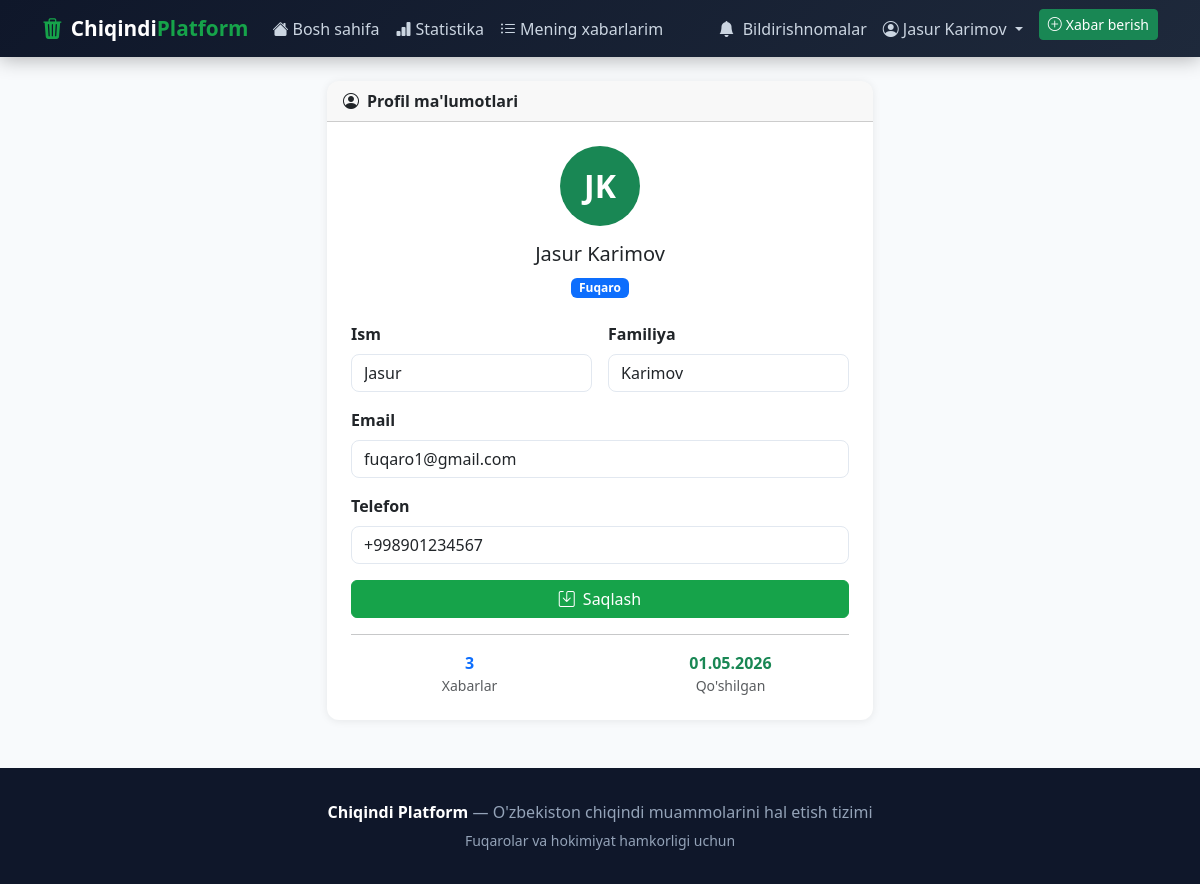
The app's page /profile/ (signed in) with its own data.
### chiqindi_app/models.py (models this page shows, shortened)
class CustomUser(AbstractUser):
    ROLE_CITIZEN = 'fuqaro'
    ROLE_AUTHORITY = 'hokimiyat'
    ROLE_CHOICES = [
        (ROLE_CITIZEN, 'Fuqaro'),
        (ROLE_AUTHORITY, 'Hokimiyat xodimi'),
    ]
    role = models.CharField(max_length=20, choices=ROLE_CHOICES, default=ROLE_CITIZEN, verbose_name="Rol")
    phone = models.CharField(max_length=20, blank=True, verbose_name="Telefon")
    is_authority_approved = models.BooleanField(default=True, verbose_name="Tasdiqlangan")
    def is_citizen(self):
        return self.role == self.ROLE_CITIZEN
    def is_authority(self):
        return self.role == self.ROLE_AUTHORITY
    class Meta:
        verbose_name = "Foydalanuvchi"
        verbose_name_plural = "Foydalanuvchilar"

### chiqindi_app/views.py (the view, shortened to what this page needs)
# urls.py: path('profile/', views.profile_view, name='profile'),
@login_required
def profile_view(request):
    return render(request, 'chiqindi_app/profile.html')

### chiqindi_app/context_processors.py (called while the page is built)
def notifications_count(request):
    count = 0
    if request.user.is_authenticated:
        count = Notification.objects.filter(recipient=request.user, is_read=False).count()
    return {'unread_notifications_count': count}

### chiqindi_app/templates/chiqindi_app/profile.html (shortened to what this page needs)
{% extends 'chiqindi_app/base.html' %}
{% block content %}
<div class="row justify-content-center">
    <div class="col-md-6">
        <div class="card">
            <div class="card-header"><i class="bi bi-person-circle me-2"></i>Profil ma'lumotlari</div>
            <div class="card-body p-4">
                <div class="text-center mb-4">
                    <div class="rounded-circle d-inline-flex align-items-center justify-content-center bg-success text-white"
                         style="width:80px;height:80px;font-size:2rem;font-weight:700">
                        {{ user.first_name.0|upper }}{{ user.last_name.0|upper }}
                    </div>
                    <h5 class="mt-3">{{ user.get_full_name|default:user.username }}</h5>
                    <span class="badge {% if user.is_citizen %}bg-primary{% else %}bg-warning text-dark{% endif %}">
                        {{ user.get_role_display }}
                    </span>
                </div>
                <form method="post">
                    <div class="row g-3">
                        <div class="col-6">
                            <label class="form-label fw-semibold">Ism</label>
                            <input type="text" name="first_name" class="form-control" value="{{ user.first_name }}">
                        </div>
                        <div class="col-6">
                            <label class="form-label fw-semibold">Familiya</label>
                            <input type="text" name="last_name" class="form-control" value="{{ user.last_name }}">
                        </div>
                        <div class="col-12">
                            <label class="form-label fw-semibold">Email</label>
                            <input type="email" name="email" class="form-control" value="{{ user.email }}">
                        </div>
                        <div class="col-12">
                            <label class="form-label fw-semibold">Telefon</label>
                            <input type="text" name="phone" class="form-control" value="{{ user.phone }}">
                        </div>
                    </div>
                    <button type="submit" class="btn btn-primary w-100 mt-3">
                        <i class="bi bi-save me-2"></i>Saqlash
                    </button>
                </form>
                <hr>
                <div class="row text-center">
                    <div class="col">
                        <div class="fw-bold text-primary">{{ user.reports.count }}</div>
                        <div class="small text-muted">Xabarlar</div>
                    </div>
                    <div class="col">
                        <div class="fw-bold text-success">{{ user.date_joined|date:"d.m.Y" }}</div>
                        <div class="small text-muted">Qo'shilgan</div>
                    </div>
                </div>
            </div>
        </div>
    </div>
</div>
{% endblock %}

### chiqindi_app/templates/chiqindi_app/base.html (shortened to what this page needs)
<!DOCTYPE html>
<html lang="uz">
<head>
    <link href="https://cdn.jsdelivr.net/npm/bootstrap@5.3.2/dist/css/bootstrap.min.css" rel="stylesheet">
    <link href="https://cdn.jsdelivr.net/npm/bootstrap-icons@1.11.3/font/bootstrap-icons.min.css" rel="stylesheet">
    <link rel="stylesheet" href="https://unpkg.com/leaflet@1.9.4/dist/leaflet.css"/>
</head>
<body>
<nav class="navbar navbar-expand-lg navbar-dark">
    <div class="container">
        <a class="navbar-brand" href="{% url 'home' %}">
            <i class="bi bi-trash3-fill me-2" style="color: var(--primary)"></i>Chiqindi<span>Platform</span>
        </a>
        <div class="collapse navbar-collapse" id="navbarNav">
            <ul class="navbar-nav me-auto">
                <li class="nav-item">
                    <a class="nav-link {% if request.resolver_match.url_name == 'home' %}active{% endif %}" href="{% url 'home' %}">
                        <i class="bi bi-house-fill me-1"></i>Bosh sahifa
                    </a>
                </li>
                <li class="nav-item">
                    <a class="nav-link {% if request.resolver_match.url_name == 'statistics' %}active{% endif %}" href="{% url 'statistics' %}">
                        <i class="bi bi-bar-chart-fill me-1"></i>Statistika
                    </a>
                </li>
                {% if user.is_authenticated %}
                <li class="nav-item">
                    <a class="nav-link {% if request.resolver_match.url_name == 'my_reports' %}active{% endif %}" href="{% url 'my_reports' %}">
                        <i class="bi bi-list-ul me-1"></i>Mening xabarlarim
                    </a>
                </li>
                {% endif %}
            </ul>
            <ul class="navbar-nav">
                {% if user.is_authenticated %}
                <li class="nav-item">
                    <a class="nav-link" href="{% url 'notifications' %}">
                        <i class="bi bi-bell-fill me-1"></i>
                        Bildirishnomalar
                    </a>
                </li>
                <li class="nav-item dropdown">
                    <a class="nav-link dropdown-toggle" href="#" data-bs-toggle="dropdown">
                        <i class="bi bi-person-circle me-1"></i>{{ user.get_full_name|default:user.username }}
                    </a>
                </li>
                {% if user.is_citizen %}
                <li class="nav-item ms-2">
                    <a class="btn btn-success btn-sm" href="{% url 'create_report' %}">
                        <i class="bi bi-plus-circle me-1"></i>Xabar berish
                    </a>
                </li>
                {% endif %}
                {% else %}
                <li class="nav-item"><a class="nav-link" href="{% url 'login' %}"><i class="bi bi-box-arrow-in-right me-1"></i>Kirish</a></li>
                <li class="nav-item ms-2"><a class="btn btn-success btn-sm" href="{% url 'register' %}">Ro'yxatdan o'tish</a></li>
                {% endif %}
            </ul>
        </div>
    </div>
</nav>
<div class="container my-4">
    {% block content %}{% endblock %}
</div>
<footer>
    <div class="container text-center">
        <p class="mb-1"><strong style="color:#fff">Chiqindi Platform</strong> — O'zbekiston chiqindi muammolarini hal etish tizimi</p>
        <small>Fuqarolar va hokimiyat hamkorligi uchun</small>
    </div>
</footer>
</body>
</html>

### chiqindi_app/templates/chiqindi_app/base.html (style rules this page uses)
:root { --primary: #16a34a; --primary-dark: #15803d; --secondary: #0f172a; --accent: #22d3ee; --danger: #ef4444; --warning: #f59e0b; --surface: #f8fafc; --border: #e2e8f0; }
* { box-sizing: border-box; }
body { font-family: 'Segoe UI', system-ui, sans-serif; background: var(--surface); color: var(--secondary); min-height: 100vh; }
.navbar { background: linear-gradient(135deg, #0f172a 0%, #1e293b 100%) !important; box-shadow: 0 2px 20px rgba(0,0,0,0.3); }
.navbar-brand { font-weight: 800; font-size: 1.3rem; color: #fff !important; }
.navbar-brand span { color: var(--primary); }
.nav-link { color: #cbd5e1 !important; font-weight: 500; transition: color .2s; }
.btn-primary { background: var(--primary); border-color: var(--primary); }
.card { border: none; box-shadow: 0 1px 8px rgba(0,0,0,0.08); border-radius: 12px; }
.card-header { border-radius: 12px 12px 0 0 !important; font-weight: 600; }
.form-control, .form-select { border-radius: 8px; border: 1.5px solid var(--border); }
footer { background: #0f172a; color: #94a3b8; padding: 2rem 0; margin-top: 3rem; }

### records on screen
CustomUser: get_full_name "Jasur Karimov", first_name.0 "J", last_name.0 "K", role "Fuqaro", first_name "Jasur", last_name "Karimov", email "fuqaro1@gmail.com", phone "+998901234567", reports.count "3", date_joined "01.05.2026"
